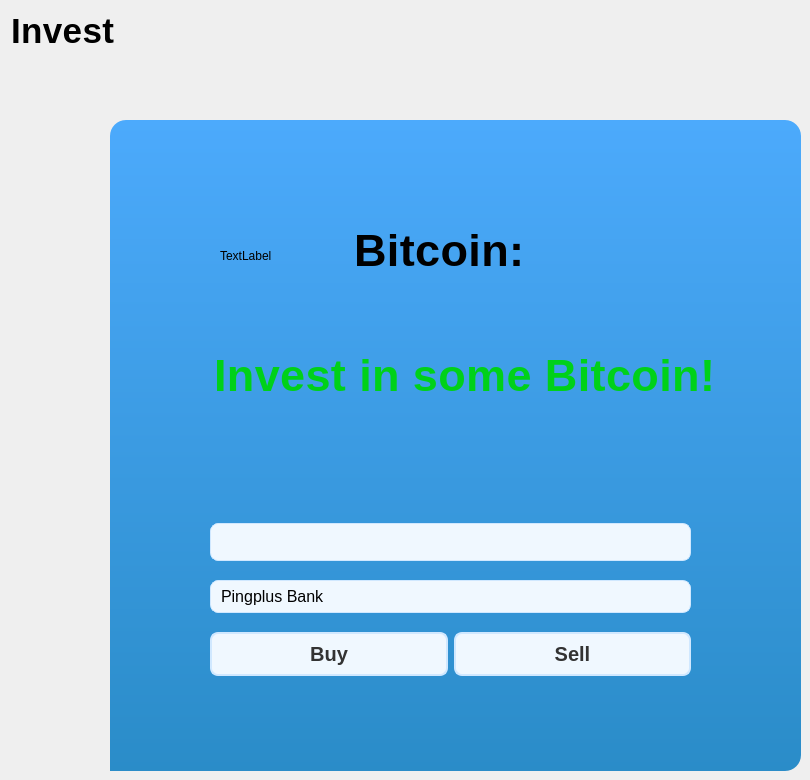
    <widget class="QWidget" name="page_4">
     <widget class="QLabel" name="label_6">
      <property name="geometry">
       <rect>
        <x>-20</x>
        <y>0</y>
        <width>251</width>
        <height>61</height>
       </rect>
      </property>
      <property name="styleSheet">
       <string notr="true">QLabel {
    color: black;
    font-family: &quot;San Francisco&quot;, &quot;Helvetica Neue&quot;, &quot;Segoe UI&quot;, &quot;Arial&quot;, sans-serif;
    font-size: 35px;
    font-weight: bold;
    font-weight: 600;
    padding: 10px 22px;
    border: none;
    border-radius: 14px;
    min-height: 40px;
    min-width: 120px;
    letter-spacing: 0.4px;
}</string>
      </property>
      <property name="text">
       <string>Invest</string>
      </property>
     </widget>
     <widget class="QWidget" name="widget_2" native="true">
      <property name="geometry">
       <rect>
        <x>110</x>
        <y>120</y>
        <width>691</width>
        <height>651</height>
       </rect>
      </property>
      <property name="styleSheet">
       <string notr="true">#widget_2 {
    background: qlineargradient(x1: 0, y1: 0, x2: 0, y2: 1, stop: 0 #4caafc, stop: 1 #2a8cc8);
    color: #ffffff;
    font-family: &quot;Segoe UI&quot;, &quot;Helvetica Neue&quot;, sans-serif;
    font-size: 16px;
    border: none;
    border-top-left-radius: 16px;
    border-top-right-radius: 16px;
    border-bottom-right-radius: 16px;
    border-bottom-left-radius: 0px;
    padding: 12px;
}</string>
      </property>
      <widget class="QLabel" name="BitcoinPrice">
       <property name="geometry">
        <rect>
         <x>210</x>
         <y>60</y>
         <width>641</width>
         <height>141</height>
        </rect>
       </property>
       <property name="styleSheet">
        <string notr="true">QLabel {
    color: black;
    font-family: &quot;San Francisco&quot;, &quot;Helvetica Neue&quot;, &quot;Segoe UI&quot;, &quot;Arial&quot;, sans-serif;
    font-size: 45px;
    font-weight: bold;
    font-weight: 600;
    padding: 10px 22px;
    border: none;
    border-radius: 14px;
    min-height: 40px;
    min-width: 120px;
    letter-spacing: 0.4px;
background: none;
}</string>
       </property>
       <property name="text">
        <string>Bitcoin:</string>
       </property>
      </widget>
      <widget class="QWidget" name="verticalWidget" native="true">
       <property name="geometry">
        <rect>
         <x>100</x>
         <y>290</y>
         <width>481</width>
         <height>281</height>
        </rect>
       </property>
       <property name="styleSheet">
        <string notr="true">#verticalWidget{
	background: none;
}</string>
       </property>
       <layout class="QVBoxLayout" name="verticalLayout_4">
        <item>
         <spacer name="verticalSpacer">
          <property name="orientation">
           <enum>Qt::Orientation::Vertical</enum>
          </property>
          <property name="sizeType">
           <enum>QSizePolicy::Policy::Maximum</enum>
          </property>
          <property name="sizeHint" stdset="0">
           <size>
            <width>20</width>
            <height>100</height>
           </size>
          </property>
         </spacer>
        </item>
        <item>
         <widget class="QLineEdit" name="lineEdit">
          <property name="styleSheet">
           <string notr="true">QLineEdit {
  border: 1px solid #d0e8ff;
  border-radius: 8px;
  background-color: #f0f8ff;
  padding: 5px 10px;
  font-size: 20px;
  color: #333;
}

QLineEdit:hover {
  border-color: #9ec8ff;
}

QLineEdit:focus {
  border-color: #0078d7;
  box-shadow: 0 0 5px rgba(0, 120, 215, 0.5);
  outline: none;
}</string>
          </property>
         </widget>
        </item>
        <item>
         <widget class="QComboBox" name="combobox_2">
          <property name="cursor">
           <cursorShape>PointingHandCursor</cursorShape>
          </property>
          <property name="styleSheet">
           <string notr="true">QComboBox {
  border: 1px solid #d0e8ff;
  border-radius: 8px;
  background-color: #f0f8ff;
  padding: 5px 10px;
  font-size: 16px;
  color: black;
}

QComboBox:hover {
  border-color: #9ec8ff;
}

QComboBox:focus {
  border-color: #0078d7;
  box-shadow: 0 0 5px rgba(0, 120, 215, 0.5);
  outline: none;
}

QComboBox::drop-down {
  border: none;
  background: transparent;
  subcontrol-origin: padding;
  subcontrol-position: top right;
  width: 20px;
}

QComboBox::down-arrow {
  image: url(&quot;:/icons/down-arrow.png&quot;);
  width: 12px;
  height: 12px;
}

QComboBox QAbstractItemView {
  border: 1px solid #d0e8ff;
  border-radius: 8px;
  background-color: #f0f8ff;
  selection-background-color: #0078d7;
  selection-color: white;
  color: black;
}</string>
          </property>
          <item>
           <property name="text">
            <string>Pingplus Bank</string>
           </property>
          </item>
          <item>
           <property name="text">
            <string>American Express</string>
           </property>
          </item>
         </widget>
        </item>
        <item>
         <layout class="QHBoxLayout" name="horizontalLayout_4">
          <property name="sizeConstraint">
           <enum>QLayout::SizeConstraint::SetDefaultConstraint</enum>
          </property>
          <item>
           <widget class="QPushButton" name="Invest">
            <property name="cursor">
             <cursorShape>UpArrowCursor</cursorShape>
            </property>
            <property name="styleSheet">
             <string notr="true">QPushButton {
  border: 2px solid #d0e8ff;
  border-radius: 8px;
  background-color: #f0f8ff;
  color: #333;
  padding: 8px 16px;
  font-size: 20px;
  font-weight: bold;
  text-align: center;
  transition: background-color 0.3s, border-color 0.3s, color 0.3s;
}

QPushButton:hover {
  border-color: #9ec8ff;
  background-color: #e6f4ff;
}

QPushButton:pressed {
  border-color: #0078d7;
  background-color: #0078d7;
  color: #ffffff;
}

QPushButton:disabled {
  border-color: #c5c5c5;
  background-color: #f5f5f5;
  color: #a0a0a0;
}</string>
            </property>
            <property name="text">
             <string>Buy</string>
            </property>
           </widget>
          </item>
          <item>
           <widget class="QPushButton" name="Sell">
            <property name="cursor">
             <cursorShape>PointingHandCursor</cursorShape>
            </property>
            <property name="styleSheet">
             <string notr="true">QPushButton {
  border: 2px solid #d0e8ff;
  border-radius: 8px;
  background-color: #f0f8ff;
  color: #333;
  padding: 8px 16px;
  font-size: 20px;
  font-weight: bold;
  text-align: center;
  transition: background-color 0.3s, border-color 0.3s, color 0.3s;
}

QPushButton:hover {
  border-color: #9ec8ff;
  background-color: #e6f4ff;
}

QPushButton:pressed {
  border-color: #0078d7;
  background-color: #0078d7;
  color: #ffffff;
}

QPushButton:disabled {
  border-color: #c5c5c5;
  background-color: #f5f5f5;
  color: #a0a0a0;
}</string>
            </property>
            <property name="text">
             <string>Sell</string>
            </property>
           </widget>
          </item>
         </layout>
        </item>
       </layout>
      </widget>
      <widget class="QLabel" name="label">
       <property name="geometry">
        <rect>
         <x>70</x>
         <y>220</y>
         <width>771</width>
         <height>71</height>
        </rect>
       </property>
       <property name="styleSheet">
        <string notr="true">QLabel {
    color: #00d119;
    font-family: &quot;San Francisco&quot;, &quot;Helvetica Neue&quot;, &quot;Segoe UI&quot;, &quot;Arial&quot;, sans-serif;
    font-size: 45px;
    font-weight: bold;
    font-weight: 600;
    padding: 10px 22px;
    border: none;
    border-radius: 14px;
    min-height: 40px;
    min-width: 120px;
    letter-spacing: 0.4px;
background: none;

}</string>
       </property>
       <property name="text">
        <string>Invest in some Bitcoin!</string>
       </property>
      </widget>
      <widget class="QLabel" name="BitcoinIcon">
       <property name="geometry">
        <rect>
         <x>110</x>
         <y>70</y>
         <width>141</width>
         <height>131</height>
        </rect>
       </property>
       <property name="styleSheet">
        <string notr="true">#BitcoinIcon{
	background: none;
}</string>
       </property>
       <property name="text">
        <string>TextLabel</string>
       </property>
      </widget>
     </widget>
    </widget>
